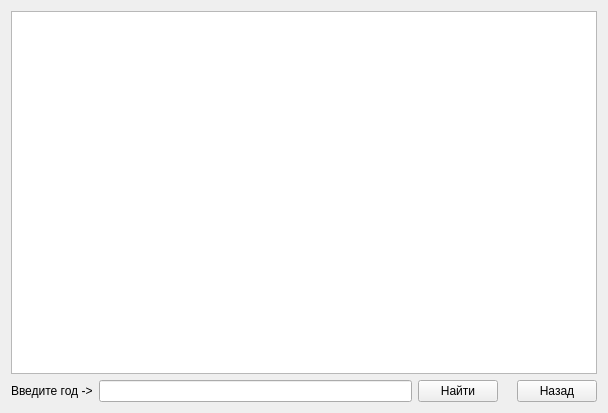
<?xml version="1.0" encoding="UTF-8"?>
<ui version="4.0">
 <class>FindForm</class>
 <widget class="QWidget" name="FindForm">
  <property name="geometry">
   <rect>
    <x>0</x>
    <y>0</y>
    <width>608</width>
    <height>413</height>
   </rect>
  </property>
  <property name="windowTitle">
   <string>Нахождение</string>
  </property>
  <layout class="QGridLayout" name="gridLayout">
   <item row="1" column="0">
    <layout class="QHBoxLayout" name="horizontalLayout_2">
     <item>
      <widget class="QLabel" name="label">
       <property name="text">
        <string>Введите год -&gt;</string>
       </property>
      </widget>
     </item>
     <item>
      <widget class="QLineEdit" name="yearEdit"/>
     </item>
     <item>
      <widget class="QPushButton" name="pushButton">
       <property name="text">
        <string>Найти</string>
       </property>
      </widget>
     </item>
     <item>
      <widget class="QLabel" name="label_2">
       <property name="text">
        <string/>
       </property>
      </widget>
     </item>
     <item>
      <widget class="QPushButton" name="pushButton_2">
       <property name="text">
        <string>Назад</string>
       </property>
      </widget>
     </item>
    </layout>
   </item>
   <item row="0" column="0">
    <widget class="QTableWidget" name="table"/>
   </item>
  </layout>
 </widget>
 <resources/>
 <connections/>
</ui>
